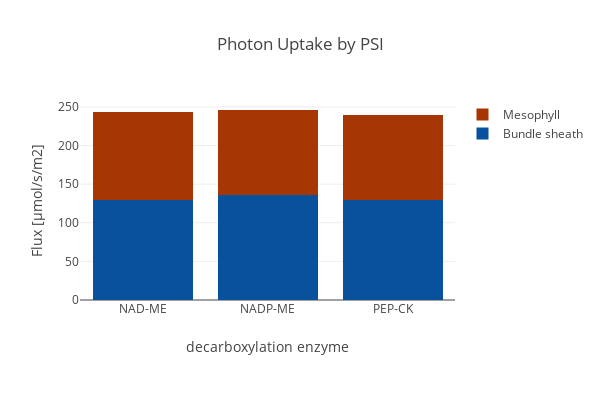

Notebook source saved alongside this figure:
### Code cell
create_bar_plot_met(D_pfba, D_exp,
                    {'[M]_PSI_h':'Mesophyll','[B]_PSI_h': 'Bundle sheath'},'hnu_h',
                    'Photon Uptake by PSI', xaxis_title, c3_model,
                    stacked = True, save_fig=save_fig)

### Figure 1 — Plotly figure (JSON) as saved in the notebook; plotly's stock layout.template omitted (floating-point values rounded to 4 significant figures)
{"data": [{"marker": {"color": "rgb(8,81,156)"}, "name": "Bundle sheath", "type": "bar", "uid": "bb23423e-6255-4b46-a275-bf36de6dfc8d", "x": ["NAD-ME", "NADP-ME", "PEP-CK"], "y": [129.6, 136.3, 128.9]}, {"marker": {"color": "rgb(166,54,3)"}, "name": "Mesophyll", "type": "bar", "uid": "059b5404-1805-4983-9d44-1e91a77c5abe", "x": ["NAD-ME", "NADP-ME", "PEP-CK"], "y": [113.7, 109.7, 110.3]}], "layout": {"barmode": "stack", "height": 400, "margin": {"b": 100}, "title": {"text": "Photon Uptake by PSI"}, "width": 600, "xaxis": {"tickangle": 0, "title": {"text": "decarboxylation enzyme"}}, "yaxis": {"autorange": true, "title": {"text": "Flux [µmol/s/m2]"}}}}
